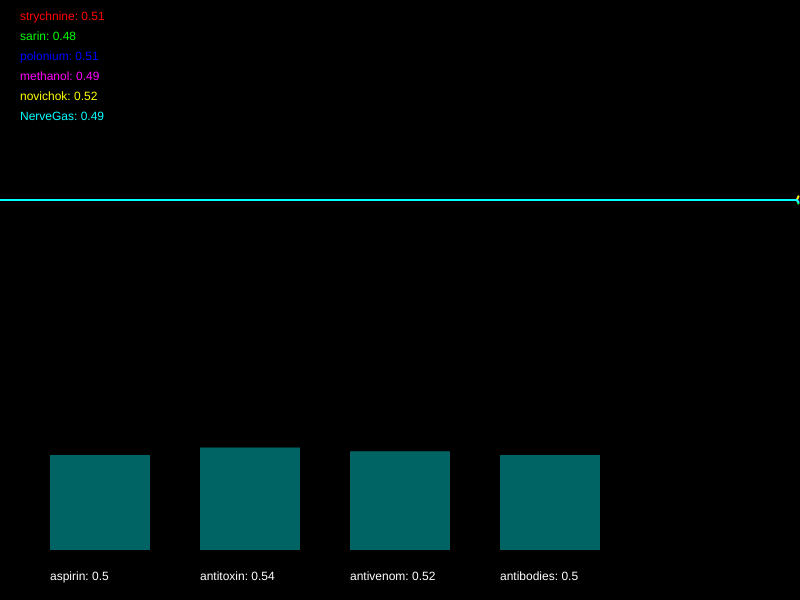
Frame 1 (no input)
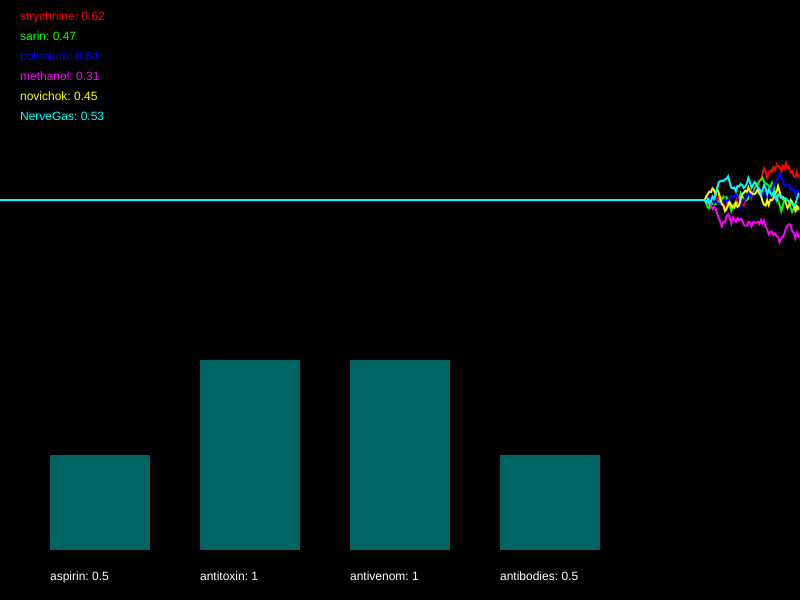
Frame 60 (no input)
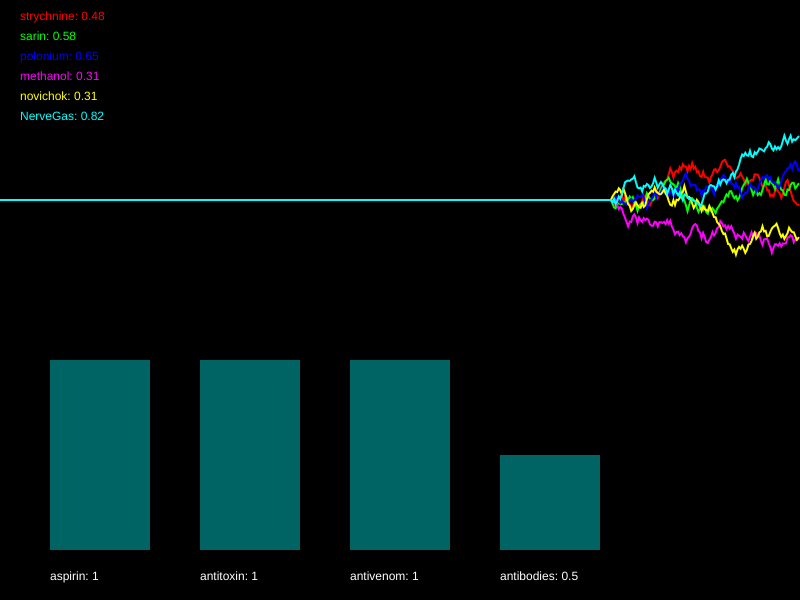
Frame 120 (the mouse pressed at the canvas centre since frame 60)

The p5.js sketch that drew these frames (run headless with seeded random() and noise() and a simulated clock; from frame 60 on, the mouse is pressed at the canvas centre):

// p5.js sketch
// ── sketch.js
/*

Officer: 2120469
CaseNum: 401-2-80671432-2120469

Case 401 - The Case of Norbert's Weiner Stand
Stage 3 - Bilious bagel

As I suspected Norbert has struck again. Ever inventive he’s set up a bagel stand and has laced the cream cheese with an ingenious but vicious toxin. This one is quite deadly so get yourself down to the lab right away.

You must develop the antidote by using conditional statements in the draw loop to do the following.

	- If methanol dips below 0.35 or NerveGas dips below 0.45, decrement aspirin by 0.01
	- When novichok dips below 0.38 or polonium dips below 0.48, increase aspirin by 0.05
	- When polonium goes above 0.6 and NerveGas dips below 0.51, try decreasing antitoxin by 0.02
	- When either sarin goes above 0.72, strychnine goes above 0.35, or perhaps methanol dips below 0.38, try increasing antitoxin by 0.04
	- If methanol dips below 0.39 and novichok goes above 0.29, reduce antivenom by 0.02
	- When strychnine goes above 0.4 or NerveGas goes above 0.31, increase antivenom by 0.02
	- When methanol goes above 0.41 or novichok dips below 0.25, whilst at the same time, strychnine dips below 0.32, decrease antibodies by 0.05
	- When polonium dips below 0.44 and NerveGas goes above 0.45, raise antibodies by 0.01


Your conditional statements should consider the following poisons:

	- strychnine
	- sarin
	- polonium
	- methanol
	- novichok
	- NerveGas


Your conditional statements should modify the following antidotes:

	- aspirin
	- antitoxin
	- antivenom
	- antibodies


- There are many ways to complete this task but you should only use the following commands:

	if(){}
	>
	<
	&&
	||
	+=
	-=

*/

//Declare the poison variables
var strychnine;
var sarin;
var polonium;
var methanol;
var novichok;
var NerveGas;


//Declare the antidote variables
var aspirin;
var antitoxin;
var antivenom;
var antibodies;


//This variable is used for drawing the graph
var graphs;


function setup()
{

	createCanvas(800,600);
	strokeWeight(2);

	//initialise the poisons and antidotes
	strychnine = 0.5;
	sarin = 0.5;
	polonium = 0.5;
	methanol = 0.5;
	novichok = 0.5;
	NerveGas = 0.5;
	aspirin = 0.5;
	antitoxin = 0.5;
	antivenom = 0.5;
	antibodies = 0.5;


	//fills the graph with empty values
	graphs = [];

	for(var i = 0; i < 6; i++)
	{
		graphs.push([]);
		for(var j = 0; j < 512; j++)
		{
			graphs[i].push(0.5);
		}
	}

}

function draw()
{

	//Develop the antidote below
	//Write conditional statements to change the amount of each substance ...

    if (methanol < 0.35 || NerveGas < 0.45){
        aspirin -= 0.01;
    }
    if (novichok < 0.38 || polonium < 0.48){
        aspirin += 0.05;
    }
    if (polonium > 0.6 && NerveGas < 0.51){
        antitoxin -= 0.02;
    }
    if (sarin > 0.72 || strychnine > 0.35 || methanol < 0.38){
        antitoxin += 0.04;
    }
    if (methanol < 0.39 && novichok > 0.29){
        antivenom -= 0.02;
    }
    if (strychnine > 0.4 || NerveGas > 0.31){
        antivenom += 0.02;
    }
    if (methanol > 0.41 || novichok < 0.25 ){
        if (strychnine < 0.32){
            antibodies -= 0.05;
        }
    }
    if (polonium < 0.44 && NerveGas > 0.45){
        antibodies += 0.01;
    }


	//////////////////////////////////////////////////////

	//the code below generates new values using random numbers

	/*
		For testing, you might want to temporarily comment out
		these lines and set the same variables to constant values
		instead.
	*/

	strychnine = nextValue(graphs[0],strychnine);
	sarin = nextValue(graphs[1],sarin);
	polonium = nextValue(graphs[2],polonium);
	methanol = nextValue(graphs[3],methanol);
	novichok = nextValue(graphs[4],novichok);
	NerveGas = nextValue(graphs[5],NerveGas);


	aspirin = constrain(aspirin, 0, 1);
	antitoxin = constrain(antitoxin, 0, 1);
	antivenom = constrain(antivenom, 0, 1);
	antibodies = constrain(antibodies, 0, 1);


	///////// DO NOT CHANGE THE CODE BELOW ///////////

	//drawing code

	// set background
	background(0);
	noFill();

	//draw the graphs for the vitals
	var colors = [
	color(255, 0, 0),
	color(0, 255, 0),
	color(0, 0, 255),
	color(255, 0, 255),
	color(255, 255, 0),
	color(0, 255, 255)
	];

	for(var i = 0; i < graphs.length; i++)
	{
		stroke(colors[i]);
		drawGraph(graphs[i]);
	}

	//draw the poisons as text
	noStroke();
	fill(colors[0]);
	text('strychnine: ' + nf(strychnine,1,2), 20,20);
	fill(colors[1]);
	text('sarin: ' + nf(sarin,1,2), 20,40);
	fill(colors[2]);
	text('polonium: ' + nf(polonium,1,2), 20,60);
	fill(colors[3]);
	text('methanol: ' + nf(methanol,1,2), 20,80);
	fill(colors[4]);
	text('novichok: ' + nf(novichok,1,2), 20,100);
	fill(colors[5]);
	text('NerveGas: ' + nf(NerveGas,1,2), 20,120);


	//draw the antidotes bar chart
	drawBar(aspirin,50,'aspirin');
	drawBar(antitoxin,200,'antitoxin');
	drawBar(antivenom,350,'antivenom');
	drawBar(antibodies,500,'antibodies');


}

function nextValue(graph, val)
{
	//gets the next value for a vital and puts it in an array for drawing
	var delta = random(-0.03,0.03);

	val += delta;
	if(val > 1 || val < 0)
	{
		delta *= -1;
		val += delta * 2;
	}

	graph.push(val)
	graph.shift();
	return val;
}

function drawGraph(graph)
{
	//draws an array as a graph
	beginShape();
	for(var i = 0; i < graph.length; i++)
	{
			vertex(width * i/512, height * 0.5 - graph[i]* height/3)
	}
	endShape();
}


function drawBar(val, x, name)
{
	//draws the bars for bar chart
    noStroke();
    fill(0,100,100);
	var mh = height * 0.4 - 50;
	rect(x,(height - 50) - val*mh, 100, val*mh);
    fill(255);
	text(name + ": " + val, x, height - 20);
}
